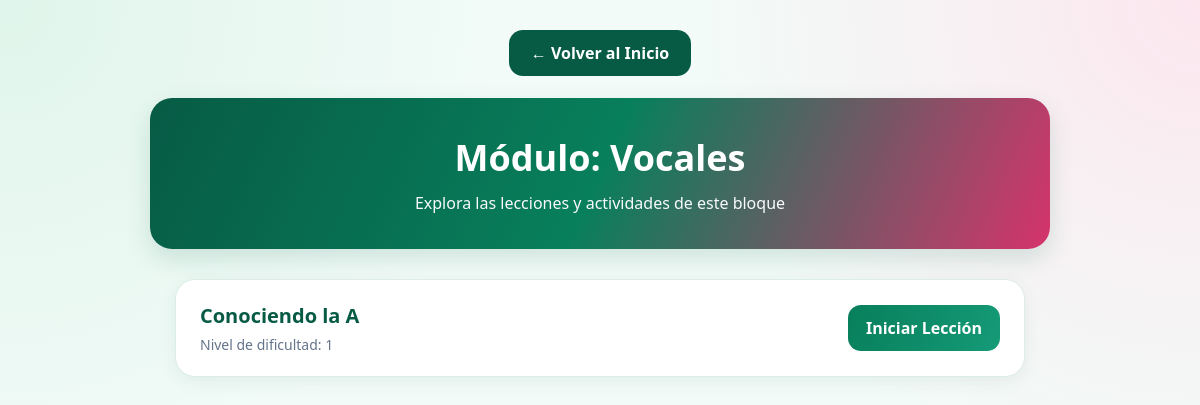
The page /academia/modulo/1/ (signed in) on the database its author committed.
### academia/models.py (models this page shows, shortened)
class Modulo(models.Model):
    nombre = models.CharField(max_length=100)
    orden = models.IntegerField(default=0)

class Leccion(models.Model):
    modulo = models.ForeignKey(
        Modulo, related_name='lecciones', on_delete=models.CASCADE
    )
    titulo = models.CharField(max_length=200)
    nivel = models.IntegerField(default=1)
    orden = models.IntegerField(default=0)

### academia/views.py (the view)
# urls.py: path('modulo/<int:pk>/', views.detalle_modulo, name='detalle_modulo'),
@login_required
def detalle_modulo(request, pk):
    modulo = get_object_or_404(Modulo, pk=pk)
    lecciones = modulo.lecciones.all()
    return render(
        request,
        'academia/detalle_modulo.html',
        {'modulo': modulo, 'lecciones': lecciones},
    )

### academia/templates/academia/detalle_modulo.html (shortened to what this page needs)
<!DOCTYPE html>
<html lang="es">
<head>
</head>
<body>
    <a href="{% url 'home' %}" class="btn-back">← Volver al Inicio</a>
    <header>
        <h1>Módulo: {{ modulo.nombre }}</h1>
        <p>Explora las lecciones y actividades de este bloque</p>
    </header>
    <div class="lessons-container">
        {% for leccion in lecciones %}
            <div class="lesson-card">
                <div>
                    <h3>{{ leccion.titulo }}</h3>
                    <p>Nivel de dificultad: {{ leccion.nivel }}</p>
                </div>
                {% with primera_actividad=leccion.actividades.first %}
                    {% if primera_actividad %}
                        <a href="{% url 'realizar_actividad' primera_actividad.pk %}" class="btn-start">Iniciar Lección</a>
                    {% else %}
                        <span style="color: #888; font-size: 14px;">Próximamente</span>
                    {% endif %}
                {% endwith %}
            </div>
        {% empty %}
            <p>Aún no hay lecciones registradas para este módulo. Agrégalas desde el <a href="/admin/">Panel de Administración</a>.</p>
        {% endfor %}
    </div>
</body>
</html>

### academia/templates/academia/detalle_modulo.html (style rules this page uses)
:root { --verde: #087f5b; --verde-oscuro: #075b45; --rosa: #d6336c; --fondo: #f2fbf8; --texto: #18212f; --texto-secundario: #64748b; --blanco: #ffffff; --borde: #dcece6; }
* { box-sizing: border-box; }
body { min-height: 100vh; margin: 0; padding: 30px 20px; font-family: "Segoe UI", Tahoma, Geneva, Verdana, sans-serif; color: var(--texto); background: radial-gradient(circle at top left, #e0f5eb, transparent 35%), radial-gradient(circle at top right, #fce7ef, transparent 35%), var(--fondo); text-align: center; }
header { max-width: 900px; margin: 0 auto 30px; padding: 35px 25px; color: var(--blanco); background: linear-gradient(115deg, var(--verde-oscuro), var(--verde), var(--rosa)); border-radius: 22px; box-shadow: 0 10px 25px rgba(7, 91, 69, 0.15); }
header h1 { margin: 0 0 10px; font-size: clamp(24px, 4vw, 36px); }
header p { margin: 0; color: #f8fafc; font-size: 16px; }
.btn-back { display: inline-block; margin-bottom: 22px; padding: 12px 22px; color: var(--blanco); background: var(--verde-oscuro); border-radius: 14px; text-decoration: none; font-weight: bold; transition: 0.2s ease; }
.lessons-container { display: flex; flex-direction: column; gap: 16px; width: 100%; max-width: 850px; margin: 0 auto; }
.lesson-card { display: flex; justify-content: space-between; align-items: center; gap: 20px; padding: 22px 24px; background: var(--blanco); border: 1px solid var(--borde); border-radius: 20px; box-shadow: 0 5px 18px rgba(17, 65, 51, 0.07); text-align: left; transition: 0.2s ease; }
.lesson-card h3 { margin: 0 0 6px; color: var(--verde-oscuro); font-size: 20px; }
.lesson-card p { margin: 0; color: var(--texto-secundario); font-size: 14px; }
.btn-start { display: inline-block; padding: 12px 18px; color: var(--blanco); background: linear-gradient(110deg, var(--verde), #159a77); border-radius: 13px; text-decoration: none; font-weight: bold; white-space: nowrap; transition: 0.2s ease; }

### rows shown on the page
Modulo: nombre "Vocales"
Leccion: titulo "Conociendo la A", nivel "1"
